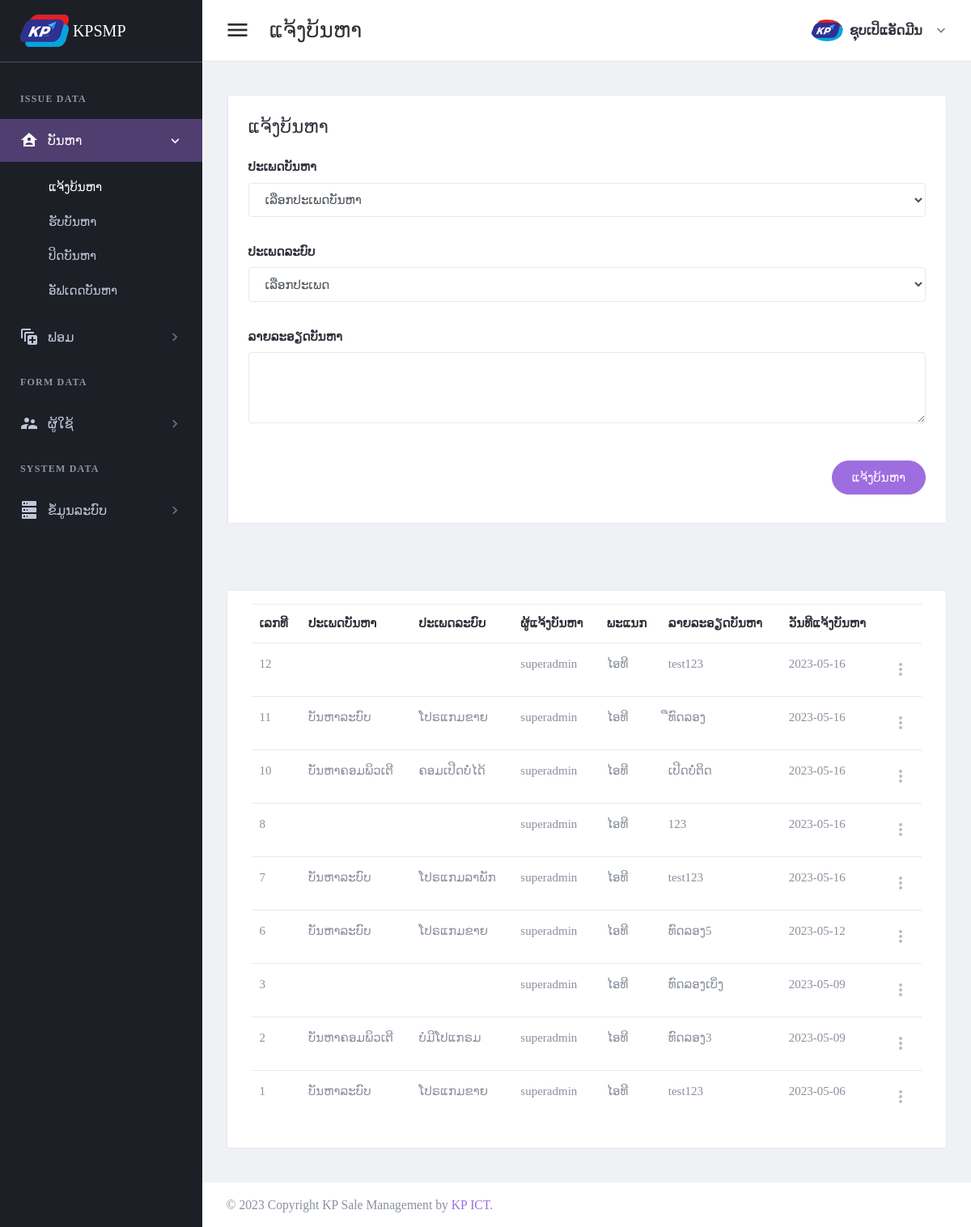
The page /page/issue-request.php (signed in) on the database as committed earlier.
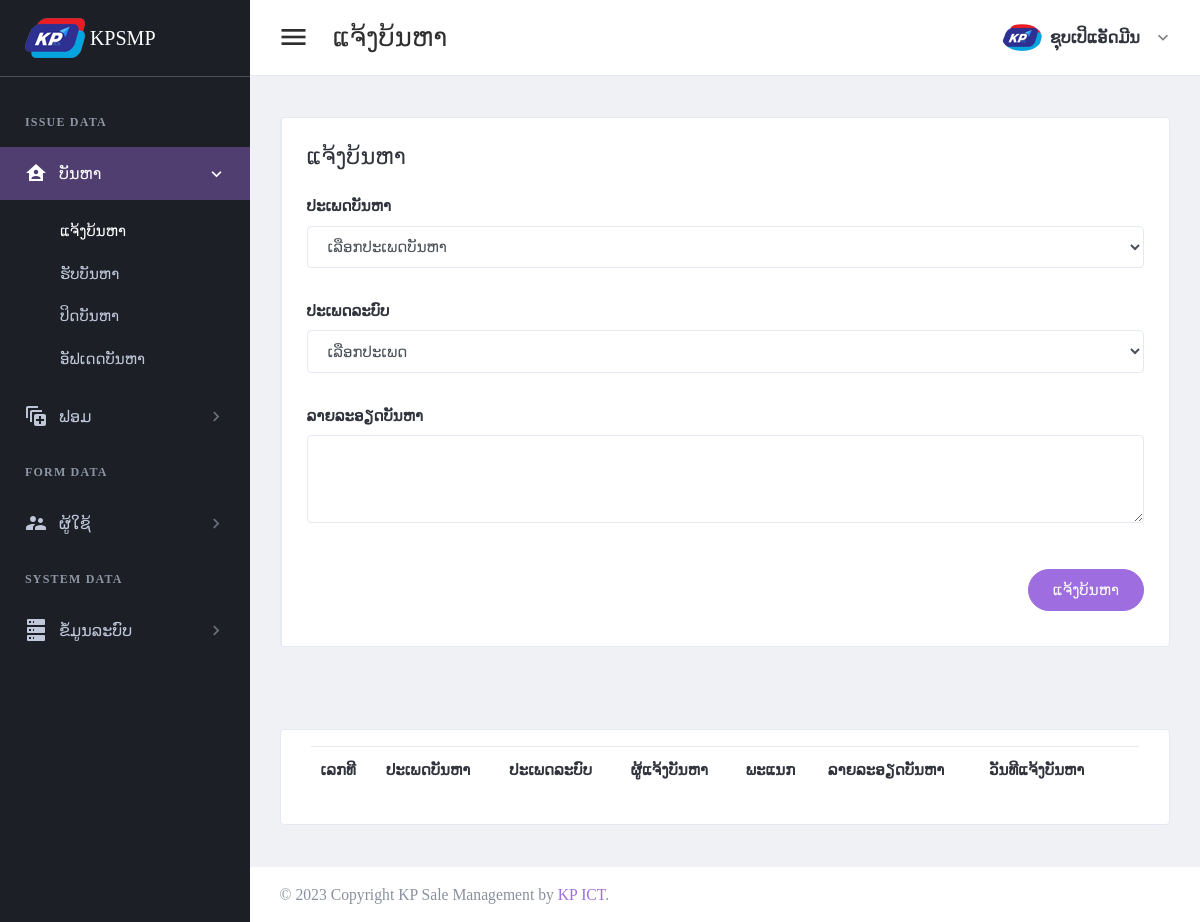
The same page on the database as committed later.
### tables this page shows
CREATE TABLE `tbl_header_title` (
  `ht_id` int(11) NOT NULL,
  `ht_name` varchar(300) DEFAULT NULL
);

CREATE TABLE `tbl_sub_title` (
  `st_id` int(11) NOT NULL,
  `st_name` varchar(300) DEFAULT NULL,
  `icon_code` varchar(100) DEFAULT NULL,
  `ht_id` int(11) DEFAULT NULL
);

CREATE TABLE `tbl_page_title` (
  `pt_id` int(11) NOT NULL,
  `pt_name` varchar(300) DEFAULT NULL,
  `ptf_name` varchar(100) DEFAULT NULL,
  `st_id` int(11) DEFAULT NULL
);

CREATE TABLE `tbl_issue_request` (
  `ir_id` int(11) NOT NULL,
  `ist_id` int(11) DEFAULT NULL,
  `ir_state` int(11) DEFAULT NULL,
  `ir_detail` text DEFAULT NULL,
  `reqeust_by` int(11) DEFAULT NULL,
  `request_date` date DEFAULT NULL,
  `assign_by` int(11) DEFAULT NULL,
  `assign_date` date DEFAULT NULL,
  `rate_point` int(11) DEFAULT NULL
);

CREATE TABLE `tbl_user` (
  `usid` int(11) NOT NULL,
  `full_name` varchar(300) DEFAULT NULL,
  `user_name` varchar(30) DEFAULT NULL,
  `user_password` varchar(30) DEFAULT NULL,
  `role_id` int(11) DEFAULT NULL,
  `depart_id` int(11) DEFAULT NULL,
  `user_status` int(11) DEFAULT NULL,
  `add_by` int(11) DEFAULT NULL,
  `date_register` date DEFAULT NULL
);

CREATE TABLE `tbl_depart` (
  `dp_id` int(11) NOT NULL,
  `dp_name` varchar(150) DEFAULT NULL
);

CREATE TABLE `tbl_issue_category` (
  `isc_id` int(11) NOT NULL,
  `isc_name` varchar(50) DEFAULT NULL
);

CREATE TABLE `tbl_issue_type` (
  `ist_id` int(11) NOT NULL,
  `isc_id` int(11) DEFAULT NULL,
  `ist_name` varchar(150) DEFAULT NULL
);

### setting/checksession.php (called while the page is built, shortened)
<?php
	if($_SESSION['id_users'] == "" )
	{
	header("location:logout.php");
	}
	  else{
		$id_users = $_SESSION["id_users"];
		$role_id = $_SESSION["role_id"];
	}
?>

### page/issue-request.php (the view, shortened to what the changed rows need)
<?php
include("../setting/checksession.php");
include("../setting/conn.php");
$header_name = "ແຈ້ງບ້ນຫາ";
$header_click = "1";
?>
<!DOCTYPE html>
<html lang="en" dir="ltr">
<head>
    <?php
    include("../setting/callcss.php");
    ?>
</head>
<body class="navbar-fixed sidebar-fixed" id="body">
    <div class="wrapper">
        <?php include "menu.php"; ?>
        <div class="page-wrapper">
            <div class="content-wrapper">
                <div class="content">
                    <div class="card card-default">
                        <div class="card-body">
                            <table id="productsTable" class="table table-hover table-product" style="width:100%">
                                <thead>
                                    <tr>
                                        <th>ເລກທີ</th>
                                        <th>ປະເພດບັນຫາ</th>
                                        <th>ປະເພດລະບົບ</th>
                                        <th>ຜູ້ແຈ້ງບັນຫາ</th>
                                        <th>ພະແນກ</th>
                                        <th>ລາຍລະອຽດບັນຫາ</th>
                                        <th>ວັນທີແຈ້ງບັນຫາ</th>
                                        <th> </th>
                                    </tr>
                                </thead>
                                <tbody>
                                    <?php
                                    $stmt4 = $conn->prepare("SELECT ir_id,isc_name,ist_name,ir_detail,user_name,dp_name,request_date
                                    FROM tbl_issue_request a
                                    left join tbl_issue_type b on a.ist_id = b.ist_id
                                    left join tbl_issue_category c on b.isc_id = c.isc_id
                                    left join tbl_user d on a.reqeust_by = d.usid
                                    left join tbl_depart e on d.depart_id = e.dp_id
                                    where reqeust_by = '$id_users'
                                    order by ir_id desc;
                                     ");
                                    $stmt4->execute();
                                    if ($stmt4->rowCount() > 0) {
                                        while ($row4 = $stmt4->fetch(PDO::FETCH_ASSOC)) {
                                            $ir_id = $row4['ir_id'];
                                            $isc_name = $row4['isc_name'];
                                            $ist_name = $row4['ist_name'];
                                            $user_name = $row4['user_name'];
                                            $dp_name = $row4['dp_name'];
                                            $ir_detail = $row4['ir_detail'];
                                            $request_date = $row4['request_date'];
                                    ?>
                                            <tr>
                                                <td><?php echo "$ir_id"; ?></td>
                                                <td><?php echo "$isc_name"; ?></td>
                                                <td><?php echo "$ist_name"; ?></td>
                                                <td><?php echo "$user_name"; ?></td>
                                                <td><?php echo "$dp_name"; ?></td>
                                                <td><?php echo "$ir_detail"; ?></td>
                                                <td><?php echo "$request_date"; ?></td>
                                                <td>
                                                    <div class="dropdown">
                                                        <a class="dropdown-toggle icon-burger-mini" href="#" role="button" id="dropdownMenuLink" data-toggle="dropdown" aria-haspopup="true" aria-expanded="false" data-display="static">
                                                        </a>
                                                    </div>
                                                </td>
                                            </tr>
                                    <?php
                                        }
                                    }
                                    ?>
                                </tbody>
                            </table>
                        </div>
                    </div>
                </div>
            </div>
        </div>
    </div>
</body>
</html>

### page/menu.php (shortened to what the changed rows need)
<aside class="left-sidebar sidebar-dark" id="left-sidebar">
  <div id="sidebar" class="sidebar sidebar-with-footer">
    <div class="sidebar-left" data-simplebar style="height: 100%;">
      <ul class="nav sidebar-inner" id="sidebar-menu">
        <?php
        $stmt = $conn->prepare(" SELECT distinct a.ht_id,ht_name
        FROM tbl_header_title a
        left join tbl_role_page b on a.ht_id = b.ht_id
        where role_id ='$role_id'
        order by  a.ht_id asc ");
        $stmt->execute();
        if ($stmt->rowCount() > 0) {
          while ($row = $stmt->fetch(PDO::FETCH_ASSOC)) {
            $ht_id = $row['ht_id'];
            $ht_name = $row['ht_name'];
        ?>
            <li class="section-title"> <?php echo "$ht_name"; ?></li>
            <?php
            $stmt1 = $conn->prepare("SELECT distinct a.st_id,st_name,role_id,icon_code
            FROM tbl_sub_title a
            left join tbl_role_page b on a.st_id = b.st_id
            where a.ht_id = '$ht_id' and role_id ='$role_id'
            order by a.st_id asc ");
            $stmt1->execute();
            if ($stmt1->rowCount() > 0) {
              while ($row1 = $stmt1->fetch(PDO::FETCH_ASSOC)) {
                $st_name = $row1['st_name'];
                $st_id = $row1['st_id'];
                $icon_code = $row1['icon_code'];
            ?>
                <li class='has-sub <?php if ($header_click == "$st_id") {  echo "active expand"; } ?>'>
                  <a class="sidenav-item-link" href="javascript:void(0)" data-toggle="collapse" data-target='#<?php echo "$st_name"; ?>' aria-expanded="false" aria-controls="<?php echo "$st_name"; ?>">
                    <i class="mdi <?php echo"$icon_code";?>"></i>
                    <span class="nav-text"> <?php echo "$st_name"; ?> </span> <b class="caret"></b>
                  </a>
                  <ul class='collapse <?php if ($header_click == "$st_id" ) { echo "show"; } ?>' id="<?php echo "$st_name"; ?>" data-parent="#sidebar-menu">
                    <div class="sub-menu">
                      <?php
                      $stmt2 = $conn->prepare(" SELECT pt_name,ptf_name
                      FROM tbl_page_title a
                      left join tbl_role_page b on a.pt_id = b.pt_id
                      where a.st_id = '$st_id' and role_id ='$role_id'
                      order by a.pt_id asc ");
                      $stmt2->execute();
                      if ($stmt2->rowCount() > 0) {
                        while ($row2 = $stmt2->fetch(PDO::FETCH_ASSOC)) {
                          $pt_name = $row2['pt_name'];
                      ?>
                          <li class="<?php if ($header_name ==  $row2['pt_name']) { echo "active"; } ?>">
                            <a class="sidenav-item-link" href='<?php echo $row2['ptf_name'] ?>'>
                              <span class="nav-text"><?php echo"$pt_name";?></span>
                            </a>
                          </li>
                      <?php
                        }
                      }
                      ?>
                    </div>
                  </ul>
              <?php
              }
            }
              ?>
                </li>
            <?php
          }
        }
            ?>
      </ul>
    </div>
  </div>
</aside>

Rows that differ between the two databases and show on the page:
removed tbl_issue_request: ir_id "12", tbl_user.user_name "superadmin", tbl_depart.dp_name "ໄອທີ", ir_detail "test123", request_date "2023-05-16"
removed tbl_issue_request: ir_id "11", tbl_issue_category.isc_name "ບັນຫາລະບົບ", ist.ist_name "ໂປຣແກມຂາຍ", tbl_user.user_name "superadmin", tbl_depart.dp_name "ໄອທີ", ir_detail "ືທົດລອງ", request_date "2023-05-16"
removed tbl_issue_request: ir_id "10", tbl_issue_category.isc_name "ບັນຫາຄອມພິວເຕີ", ist.ist_name "ຄອມເປີດບໍ່ໄດ້", tbl_user.user_name "superadmin", tbl_depart.dp_name "ໄອທີ", ir_detail "ເປີດບໍ່ຕິດ", request_date "2023-05-16"
removed tbl_issue_request: ir_id "8", tbl_user.user_name "superadmin", tbl_depart.dp_name "ໄອທີ", ir_detail "123", request_date "2023-05-16"
removed tbl_issue_request: ir_id "7", tbl_issue_category.isc_name "ບັນຫາລະບົບ", ist.ist_name "ໂປຣແກມລາພັກ", tbl_user.user_name "superadmin", tbl_depart.dp_name "ໄອທີ", ir_detail "test123", request_date "2023-05-16"
removed tbl_issue_request: ir_id "6", tbl_issue_category.isc_name "ບັນຫາລະບົບ", ist.ist_name "ໂປຣແກມຂາຍ", tbl_user.user_name "superadmin", tbl_depart.dp_name "ໄອທີ", ir_detail "ທົດລອງ5", request_date "2023-05-12"
removed tbl_issue_request: ir_id "3", tbl_user.user_name "superadmin", tbl_depart.dp_name "ໄອທີ", ir_detail "ທົດລອງເບິ່ງ", request_date "2023-05-09"
no longer on this page (row edited): tbl_issue_request: ir_id "2", tbl_issue_category.isc_name "ບັນຫາຄອມພິວເຕີ", ist.ist_name "ບໍມີໂປແກຣມ", tbl_user.user_name "superadmin", tbl_depart.dp_name "ໄອທີ", ir_detail "ທົດລອງ3", request_date "2023-05-09"
no longer on this page (row edited): tbl_issue_request: ir_id "1", tbl_issue_category.isc_name "ບັນຫາລະບົບ", ist.ist_name "ໂປຣແກມຂາຍ", tbl_user.user_name "superadmin", tbl_depart.dp_name "ໄອທີ", ir_detail "test123", request_date "2023-05-06"
